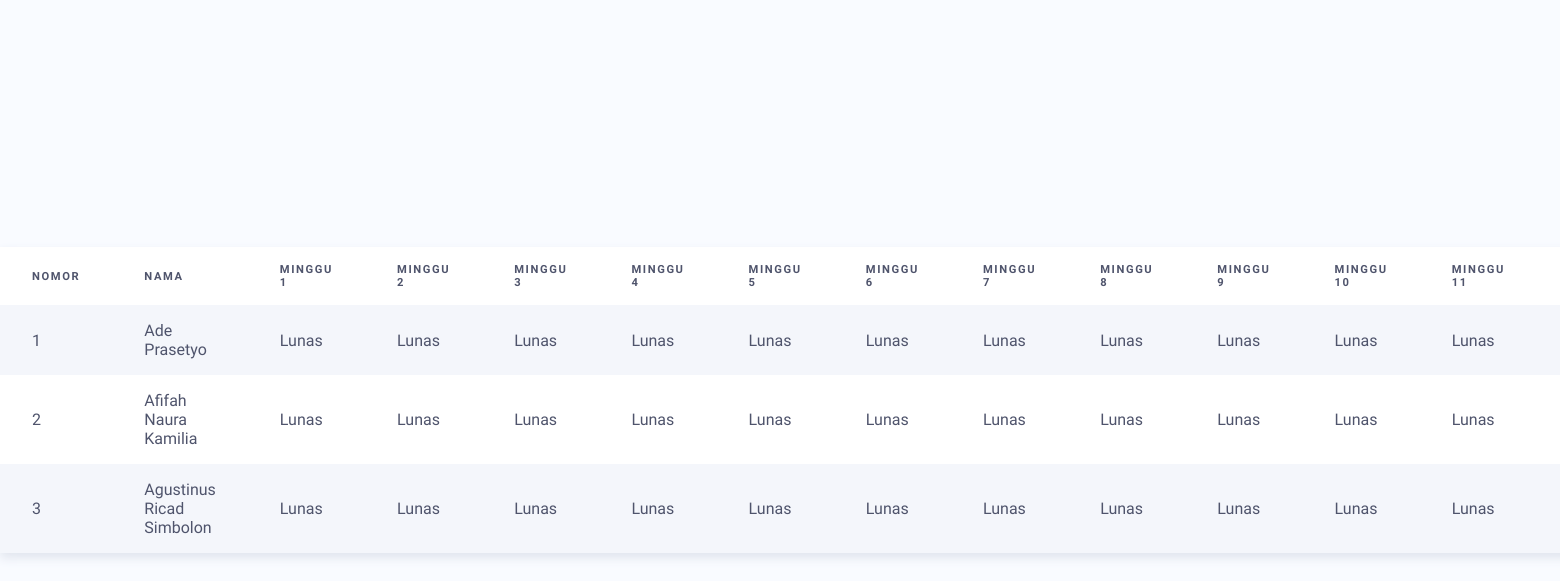
The page /assets/php/table_admin.php (signed in) on the database its author committed.
### tables this page shows
CREATE TABLE `user` (
  `id` int(11) NOT NULL,
  `username` varchar(11) NOT NULL,
  `password` varchar(11) NOT NULL,
  `akses_id` int(11) NOT NULL
);

CREATE TABLE `data_minggu` (
  `kd_minggu` int(10) NOT NULL,
  `kd_pembayar` int(10) NOT NULL,
  `minggu1` int(10) NOT NULL,
  `minggu2` int(11) NOT NULL,
  `minggu3` int(3) NOT NULL,
  `minggu4` int(10) NOT NULL,
  `minggu5` int(10) NOT NULL,
  `minggu6` int(10) NOT NULL,
  `minggu7` int(19) NOT NULL,
  `minggu8` int(3) NOT NULL,
  `minggu9` int(3) NOT NULL,
  `minggu10` int(3) NOT NULL,
  `minggu11` int(3) NOT NULL
);

CREATE TABLE `pembayar` (
  `kd_pembayar` int(11) NOT NULL,
  `nama_pembayar` varchar(100) NOT NULL
);

### assets/php/config.php (called while the page is built, shortened)
<?php
    class database{
        var $host = "localhost";
        var $username = "root";
        var $password = "";
        var $database = "final_dinamis";
        var $koneksi = "";
        function __construct(){
            $this->koneksi = mysqli_connect($this->host, $this->username,$this->password,$this->database);
        }
        function tampil_data()
        {
            $data = mysqli_query($this->koneksi,"SELECT kd_minggu,nama_pembayar,minggu1,minggu2,minggu3,minggu4,minggu5,minggu6,minggu7,minggu8,minggu9,minggu10,minggu11 FROM data_minggu
            INNER JOIN pembayar ON data_minggu.kd_pembayar = pembayar.kd_pembayar;");
            while($row = mysqli_fetch_array($data)){
                $hasil[] = $row;
            }
            return $hasil;
        }
        function login_admin($username)
        {
            $data = mysqli_query($this->koneksi,"SELECT * FROM user WHERE username ='$username'");
            if (mysqli_num_rows($data) == 0) {
                echo"<b>Data user tidak</b>";
                $hasil = [];
                header('location:login.php');
            }
            else{
                while($row = mysqli_fetch_array($data)){
                    $hasil[] = $row;
                }
            }
            return $hasil;
        }
    }
?>

### assets/php/table_admin.php (the view, shortened to what this page needs)
<head>
  <link rel="stylesheet" href="../css/table_style.css">
</head>
<body>
<?php
    $username = $_SESSION['username'];
  include 'config.php';
  $db = new Database();
  foreach($db->login_admin($username) as $x){
    $akses_id = $x['akses_id'];
    if($akses_id=='1'){
  ?>
  <table >
      <tr>
        <th>Nomor</th>
        <th>Nama</th>
        <th>Minggu 1</th>
        <th>Minggu 2</th>
        <th>Minggu 3</th>
        <th>Minggu 4</th>
        <th>Minggu 5</th>
        <th>Minggu 6</th>
        <th>Minggu 7</th>
        <th>Minggu 8</th>
        <th>Minggu 9</th>
        <th>Minggu 10</th>
        <th>Minggu 11</th>
        <th>Edit</th>
      </tr>
      <?php
      foreach($db->tampil_data() as $x){
      ?>
      <tr>
        <td>
          <?php
          echo $x['kd_minggu']; ?>
        </td>
        <td>
        <?php echo $x['nama_pembayar']; ?>
        </td>
        <?php
        for ($i = 1; $i < 12; $i++){
          echo "<td>";
          if($x['minggu'.$i] == "1"){
            echo "Lunas";
          }else{
            echo "Belum Lunas";
          }
          echo "</td>";
        }
         ?>
        <td>
        </td>
      </tr>
      <?php
      }
      ?>
  </table>
</body>
<?php
        }
        else{
            echo "Anda belum login";
            header("Location: login.php");
        }
    }
?>

### assets/css/table_style.css (style rules this page uses)
*, *::before, *::after { box-sizing: border-box; margin: 0; padding: 0; }
body { font-family: Mukta, sans-serif; height: 100vh; display: grid; justify-content: center; align-items: center; color: #4f546c; font-size: 0.9rem; background-color: #f9fbff; }
table { border-collapse: collapse; box-shadow: 0 5px 10px #e1e5ee; background-color: white; text-align: left; overflow: hidden; }
table th { padding: 1rem 2rem; text-transform: uppercase; letter-spacing: 0.1rem; font-size: 0.7rem; font-weight: 900; }
table td { padding: 1rem 2rem; }
table tr:nth-child(even) { background-color: #f4f6fb; }

### rows shown on the page
data_minggu: kd_minggu "1", kd_pembayar.nama_pembayar "Ade Prasetyo", minggu1 "Lunas", minggu2 "Lunas", minggu3 "Lunas", minggu4 "Lunas", minggu5 "Lunas", minggu6 "Lunas", minggu7 "Lunas", minggu8 "Lunas", minggu9 "Lunas", minggu10 "Lunas", minggu11 "Lunas"
data_minggu: kd_minggu "2", kd_pembayar.nama_pembayar "Afifah Naura Kamilia", minggu1 "Lunas", minggu2 "Lunas", minggu3 "Lunas", minggu4 "Lunas", minggu5 "Lunas", minggu6 "Lunas", minggu7 "Lunas", minggu8 "Lunas", minggu9 "Lunas", minggu10 "Lunas", minggu11 "Lunas"
data_minggu: kd_minggu "3", kd_pembayar.nama_pembayar "Agustinus Ricad Simbolon", minggu1 "Lunas", minggu2 "Lunas", minggu3 "Lunas", minggu4 "Lunas", minggu5 "Lunas", minggu6 "Lunas", minggu7 "Lunas", minggu8 "Lunas", minggu9 "Lunas", minggu10 "Lunas", minggu11 "Lunas"
